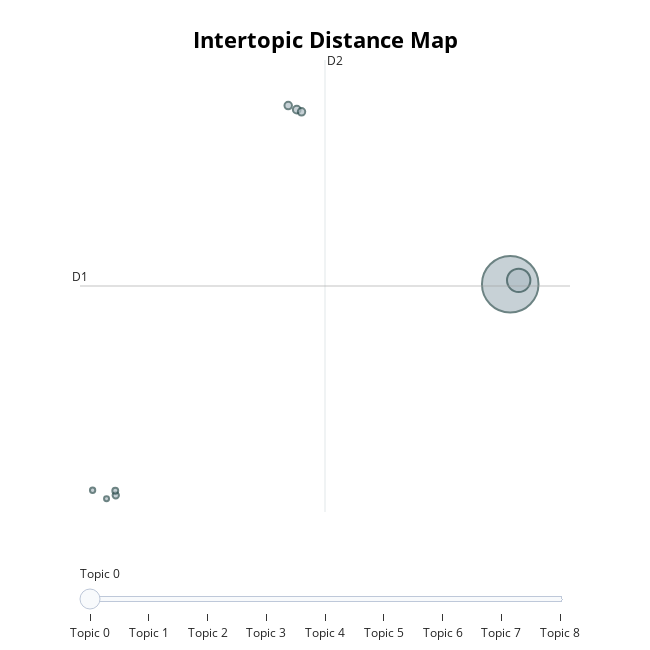

Here is the notebook cell this chart was saved with:
### Markdown cell above
**Visualisation**

### Code cell
topic_model.visualize_topics()

### Figure 1 — Plotly figure (JSON) as saved in the notebook; plotly's stock layout.template omitted (floating-point values rounded to 4 significant figures)
{"data": [{"customdata": [[0, "the | to | and | was | in", 2850], [1, "the | and | to | was | of", 487], [2, "the | to | and | was | bangkok", 54], [3, "economy | the | premium | premium economy | to", 50], [4, "the | and | to | singapore | was", 49], [5, "and | the | to | madrid | on", 36], [6, "to | the | and | london | ba", 31], [7, "the | and | to | was | edinburgh", 25], [8, "the | to | and | for | on", 22]], "hovertemplate": "<b>Topic %{customdata[0]}</b><br>%{customdata[1]}<br>Size: %{customdata[2]}", "legendgroup": "", "marker": {"color": "#B0BEC5", "line": {"color": "DarkSlateGrey", "width": 2}, "size": [2850, 487, 54, 50, 49, 36, 31, 25, 22], "sizemode": "area", "sizeref": 1.781, "symbol": "circle"}, "mode": "markers", "name": "", "orientation": "v", "showlegend": false, "type": "scatter", "x": [13.35, 13.69, 4.807, 4.465, 4.998, -2.436, -2.455, -3.363, -2.805], "xaxis": "x", "y": [10.82, 11.16, 25.88, 26.22, 25.69, -7.382, -6.985, -6.94, -7.667], "yaxis": "y"}], "layout": {"annotations": [{"showarrow": false, "text": "D1", "x": -3.867, "y": 10.67, "yshift": 10}, {"showarrow": false, "text": "D2", "x": 5.937, "xshift": 10, "y": 30.15}], "height": 650, "hoverlabel": {"bgcolor": "white", "font": {"family": "Rockwell", "size": 16}}, "legend": {"itemsizing": "constant", "tracegroupgap": 0}, "margin": {"t": 60}, "shapes": [{"line": {"color": "#CFD8DC", "width": 2}, "type": "line", "x0": 5.937, "x1": 5.937, "y0": -8.818, "y1": 30.15}, {"line": {"color": "#9E9E9E", "width": 2}, "type": "line", "x0": -3.867, "x1": 15.74, "y0": 10.67, "y1": 10.67}], "sliders": [{"active": 0, "pad": {"t": 50}, "steps": [{"args": [{"marker.color": [["red", "#B0BEC5", "#B0BEC5", "#B0BEC5", "#B0BEC5", "#B0BEC5", "#B0BEC5", "#B0BEC5", "#B0BEC5"]]}], "label": "Topic 0", "method": "update"}, {"args": [{"marker.color": [["#B0BEC5", "red", "#B0BEC5", "#B0BEC5", "#B0BEC5", "#B0BEC5", "#B0BEC5", "#B0BEC5", "#B0BEC5"]]}], "label": "Topic 1", "method": "update"}, {"args": [{"marker.color": [["#B0BEC5", "#B0BEC5", "red", "#B0BEC5", "#B0BEC5", "#B0BEC5", "#B0BEC5", "#B0BEC5", "#B0BEC5"]]}], "label": "Topic 2", "method": "update"}, {"args": [{"marker.color": [["#B0BEC5", "#B0BEC5", "#B0BEC5", "red", "#B0BEC5", "#B0BEC5", "#B0BEC5", "#B0BEC5", "#B0BEC5"]]}], "label": "Topic 3", "method": "update"}, {"args": [{"marker.color": [["#B0BEC5", "#B0BEC5", "#B0BEC5", "#B0BEC5", "red", "#B0BEC5", "#B0BEC5", "#B0BEC5", "#B0BEC5"]]}], "label": "Topic 4", "method": "update"}, {"args": [{"marker.color": [["#B0BEC5", "#B0BEC5", "#B0BEC5", "#B0BEC5", "#B0BEC5", "red", "#B0BEC5", "#B0BEC5", "#B0BEC5"]]}], "label": "Topic 5", "method": "update"}, {"args": [{"marker.color": [["#B0BEC5", "#B0BEC5", "#B0BEC5", "#B0BEC5", "#B0BEC5", "#B0BEC5", "red", "#B0BEC5", "#B0BEC5"]]}], "label": "Topic 6", "method": "update"}, {"args": [{"marker.color": [["#B0BEC5", "#B0BEC5", "#B0BEC5", "#B0BEC5", "#B0BEC5", "#B0BEC5", "#B0BEC5", "red", "#B0BEC5"]]}], "label": "Topic 7", "method": "update"}, {"args": [{"marker.color": [["#B0BEC5", "#B0BEC5", "#B0BEC5", "#B0BEC5", "#B0BEC5", "#B0BEC5", "#B0BEC5", "#B0BEC5", "red"]]}], "label": "Topic 8", "method": "update"}]}], "title": {"font": {"color": "Black", "size": 22}, "text": "<b>Intertopic Distance Map</b>", "x": 0.5, "xanchor": "center", "y": 0.95, "yanchor": "top"}, "width": 650, "xaxis": {"anchor": "y", "domain": [0, 1], "range": [-3.867, 15.74], "title": {"text": ""}, "visible": false}, "yaxis": {"anchor": "x", "domain": [0, 1], "range": [-8.818, 30.15], "title": {"text": ""}, "visible": false}}}
